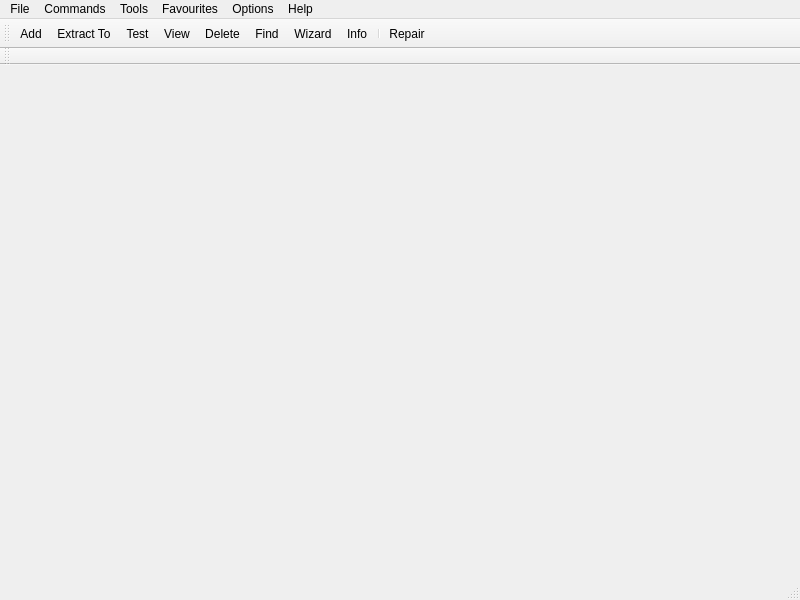
<?xml version="1.0" encoding="UTF-8"?>
<ui version="4.0">
 <class>MainWindow</class>
 <widget class="QMainWindow" name="MainWindow">
  <property name="geometry">
   <rect>
    <x>0</x>
    <y>0</y>
    <width>800</width>
    <height>600</height>
   </rect>
  </property>
  <property name="windowTitle">
   <string>NixRar</string>
  </property>
  <widget class="QWidget" name="centralwidget">
   <layout class="QVBoxLayout" name="verticalLayout">
    <item>
     <layout class="QVBoxLayout" name="fileExplorerContainer"/>
    </item>
   </layout>
  </widget>
  <widget class="QMenuBar" name="menubar">
   <property name="geometry">
    <rect>
     <x>0</x>
     <y>0</y>
     <width>800</width>
     <height>37</height>
    </rect>
   </property>
   <widget class="QMenu" name="menuFile">
    <property name="title">
     <string>File</string>
    </property>
    <addaction name="actionOpen"/>
    <addaction name="actionSave_Archive_Copy_As"/>
    <addaction name="actionChange_Drive"/>
    <addaction name="actionSet_Default_Password"/>
    <addaction name="separator"/>
    <addaction name="actionCopy_Files_to_Clipboard"/>
    <addaction name="actionPaste_Files_from_Clipboard"/>
    <addaction name="actionCopy_Full_Names_to_Clipboard"/>
    <addaction name="separator"/>
    <addaction name="actionSelect_All"/>
    <addaction name="actionSelect_Group"/>
    <addaction name="actionDeselect_Group"/>
    <addaction name="actionInvert_Selection"/>
    <addaction name="separator"/>
    <addaction name="actionExit"/>
   </widget>
   <widget class="QMenu" name="menuCommands">
    <property name="title">
     <string>Commands</string>
    </property>
    <addaction name="actionAdd_files_to_archive"/>
    <addaction name="actionExtract_to_Specified_Folder"/>
    <addaction name="separator"/>
    <addaction name="actionView_File"/>
    <addaction name="actionDelete_File"/>
    <addaction name="actionRename_File"/>
    <addaction name="actionPrint_File"/>
    <addaction name="separator"/>
    <addaction name="actionExtract_Without_Confirmation"/>
    <addaction name="actionProtect_Archive_from_Damage"/>
    <addaction name="actionLock_Archive"/>
   </widget>
   <widget class="QMenu" name="menuTools">
    <property name="title">
     <string>Tools</string>
    </property>
    <addaction name="actionWizard"/>
    <addaction name="separator"/>
    <addaction name="actionScan_Archive_for_Viruses"/>
    <addaction name="actionConvert_Archive_s"/>
    <addaction name="actionRepair_Archive"/>
    <addaction name="actionConvert_Archive_to_SFX"/>
    <addaction name="separator"/>
    <addaction name="actionFind_Files"/>
    <addaction name="actionShow_Information"/>
    <addaction name="actionGenerate_Report"/>
    <addaction name="actionBenchmark"/>
   </widget>
   <widget class="QMenu" name="menuFavourites">
    <property name="title">
     <string>Favourites</string>
    </property>
    <addaction name="actionAdd_to_Favourites"/>
    <addaction name="actionOrganize_Favourites"/>
   </widget>
   <widget class="QMenu" name="menuOptions">
    <property name="title">
     <string>Options</string>
    </property>
    <widget class="QMenu" name="menuFile_List">
     <property name="title">
      <string>File List</string>
     </property>
     <addaction name="actionFlat_Folders_View"/>
     <addaction name="separator"/>
     <addaction name="actionList_View"/>
     <addaction name="actionDetails"/>
    </widget>
    <widget class="QMenu" name="menuFolder_Tree">
     <property name="title">
      <string>Folder Tree</string>
     </property>
     <addaction name="actionShow_Disk_Folders"/>
     <addaction name="actionShow_Archive_Folders"/>
    </widget>
    <widget class="QMenu" name="menuThemes">
     <property name="title">
      <string>Themes</string>
     </property>
     <addaction name="actionOrganize_Themes"/>
     <addaction name="actionGet_More_Themes"/>
     <addaction name="separator"/>
     <addaction name="actionThemeDefault"/>
    </widget>
    <widget class="QMenu" name="menuName_Encoding">
     <property name="title">
      <string>Name Encoding</string>
     </property>
     <addaction name="actionSave_Current"/>
     <addaction name="actionEncodingHelp"/>
     <addaction name="separator"/>
     <addaction name="actionEncodingDefault"/>
    </widget>
    <addaction name="actionSettings"/>
    <addaction name="actionImport_and_Export"/>
    <addaction name="actionClear_History"/>
    <addaction name="separator"/>
    <addaction name="menuFile_List"/>
    <addaction name="menuFolder_Tree"/>
    <addaction name="menuThemes"/>
    <addaction name="menuName_Encoding"/>
    <addaction name="separator"/>
    <addaction name="actionView_Log"/>
    <addaction name="actionClear_Log"/>
   </widget>
   <widget class="QMenu" name="menuHelp">
    <property name="title">
     <string>Help</string>
    </property>
    <addaction name="actionHelp_Topics"/>
    <addaction name="actionNixRAR_GithubPage"/>
    <addaction name="actionAbout"/>
   </widget>
   <addaction name="menuFile"/>
   <addaction name="menuCommands"/>
   <addaction name="menuTools"/>
   <addaction name="menuFavourites"/>
   <addaction name="menuOptions"/>
   <addaction name="menuHelp"/>
  </widget>
  <widget class="QStatusBar" name="statusbar"/>
  <widget class="QToolBar" name="toolBar">
   <property name="windowTitle">
    <string>toolBar</string>
   </property>
   <property name="iconSize">
    <size>
     <width>48</width>
     <height>48</height>
    </size>
   </property>
   <property name="toolButtonStyle">
    <enum>Qt::ToolButtonStyle::ToolButtonTextUnderIcon</enum>
   </property>
   <attribute name="toolBarArea">
    <enum>TopToolBarArea</enum>
   </attribute>
   <attribute name="toolBarBreak">
    <bool>false</bool>
   </attribute>
   <addaction name="actionAddFile"/>
   <addaction name="actionExtractTo"/>
   <addaction name="actionTest"/>
   <addaction name="actionView"/>
   <addaction name="actionDelete"/>
   <addaction name="actionFind"/>
   <addaction name="actionWizard"/>
   <addaction name="actionInfo"/>
   <addaction name="separator"/>
   <addaction name="actionRepair"/>
  </widget>
  <widget class="QToolBar" name="navigationBar">
   <property name="windowTitle">
    <string>toolBar_2</string>
   </property>
   <attribute name="toolBarArea">
    <enum>TopToolBarArea</enum>
   </attribute>
   <attribute name="toolBarBreak">
    <bool>true</bool>
   </attribute>
  </widget>
  <action name="actionAddFile">
   <property name="icon">
    <iconset resource="NixRar.qrc">
     <normaloff>:/Icons/icons/rar-format.png</normaloff>:/Icons/icons/rar-format.png</iconset>
   </property>
   <property name="text">
    <string>Add</string>
   </property>
   <property name="toolTip">
    <string>Add File(s) to Archive</string>
   </property>
   <property name="shortcut">
    <string>Ctrl+A</string>
   </property>
   <property name="menuRole">
    <enum>QAction::MenuRole::NoRole</enum>
   </property>
  </action>
  <action name="actionExtractTo">
   <property name="icon">
    <iconset resource="NixRar.qrc">
     <normaloff>:/Icons/icons/folders.png</normaloff>:/Icons/icons/folders.png</iconset>
   </property>
   <property name="text">
    <string>Extract To</string>
   </property>
   <property name="toolTip">
    <string>Extract files to directory</string>
   </property>
   <property name="shortcut">
    <string>Ctrl+E</string>
   </property>
   <property name="menuRole">
    <enum>QAction::MenuRole::NoRole</enum>
   </property>
  </action>
  <action name="actionTest">
   <property name="icon">
    <iconset resource="NixRar.qrc">
     <normaloff>:/Icons/icons/checklist.png</normaloff>:/Icons/icons/checklist.png</iconset>
   </property>
   <property name="text">
    <string>Test</string>
   </property>
   <property name="toolTip">
    <string>Test Archive</string>
   </property>
   <property name="menuRole">
    <enum>QAction::MenuRole::NoRole</enum>
   </property>
  </action>
  <action name="actionView">
   <property name="icon">
    <iconset resource="NixRar.qrc">
     <normaloff>:/Icons/icons/open-book.png</normaloff>:/Icons/icons/open-book.png</iconset>
   </property>
   <property name="text">
    <string>View</string>
   </property>
   <property name="toolTip">
    <string>View archive info</string>
   </property>
   <property name="menuRole">
    <enum>QAction::MenuRole::NoRole</enum>
   </property>
  </action>
  <action name="actionDelete">
   <property name="icon">
    <iconset resource="NixRar.qrc">
     <normaloff>:/Icons/icons/bin.png</normaloff>:/Icons/icons/bin.png</iconset>
   </property>
   <property name="text">
    <string>Delete</string>
   </property>
   <property name="toolTip">
    <string>Delete item from archive</string>
   </property>
   <property name="menuRole">
    <enum>QAction::MenuRole::NoRole</enum>
   </property>
  </action>
  <action name="actionFind">
   <property name="icon">
    <iconset resource="NixRar.qrc">
     <normaloff>:/Icons/icons/loupe.png</normaloff>:/Icons/icons/loupe.png</iconset>
   </property>
   <property name="text">
    <string>Find</string>
   </property>
   <property name="toolTip">
    <string>Find item in archive</string>
   </property>
   <property name="menuRole">
    <enum>QAction::MenuRole::NoRole</enum>
   </property>
  </action>
  <action name="actionWizard">
   <property name="icon">
    <iconset resource="NixRar.qrc">
     <normaloff>:/Icons/icons/magic-wand.png</normaloff>:/Icons/icons/magic-wand.png</iconset>
   </property>
   <property name="text">
    <string>Wizard</string>
   </property>
   <property name="toolTip">
    <string>Start the archive wizard</string>
   </property>
   <property name="menuRole">
    <enum>QAction::MenuRole::NoRole</enum>
   </property>
  </action>
  <action name="actionInfo">
   <property name="icon">
    <iconset resource="NixRar.qrc">
     <normaloff>:/Icons/icons/info.png</normaloff>:/Icons/icons/info.png</iconset>
   </property>
   <property name="text">
    <string>Info</string>
   </property>
   <property name="toolTip">
    <string>Show archive information</string>
   </property>
   <property name="menuRole">
    <enum>QAction::MenuRole::NoRole</enum>
   </property>
  </action>
  <action name="actionRepair">
   <property name="icon">
    <iconset resource="NixRar.qrc">
     <normaloff>:/Icons/icons/band-aid.png</normaloff>:/Icons/icons/band-aid.png</iconset>
   </property>
   <property name="text">
    <string>Repair</string>
   </property>
   <property name="toolTip">
    <string>Repair archive</string>
   </property>
   <property name="menuRole">
    <enum>QAction::MenuRole::NoRole</enum>
   </property>
  </action>
  <action name="actionOpen">
   <property name="icon">
    <iconset resource="NixRar.qrc">
     <normaloff>:/Icons/icons/open.png</normaloff>:/Icons/icons/open.png</iconset>
   </property>
   <property name="text">
    <string>Open Archive</string>
   </property>
   <property name="shortcut">
    <string>Ctrl+O</string>
   </property>
  </action>
  <action name="actionExit">
   <property name="icon">
    <iconset resource="NixRar.qrc">
     <normaloff>:/Icons/icons/exit.png</normaloff>:/Icons/icons/exit.png</iconset>
   </property>
   <property name="text">
    <string>Exit</string>
   </property>
  </action>
  <action name="actionAbout">
   <property name="icon">
    <iconset resource="NixRar.qrc">
     <normaloff>:/Icons/icons/info.png</normaloff>:/Icons/icons/info.png</iconset>
   </property>
   <property name="text">
    <string>About</string>
   </property>
  </action>
  <action name="actionSave_Archive_Copy_As">
   <property name="text">
    <string>Save Archive Copy As</string>
   </property>
  </action>
  <action name="actionChange_Drive">
   <property name="text">
    <string>Change Drive</string>
   </property>
  </action>
  <action name="actionSet_Default_Password">
   <property name="text">
    <string>Set Default Password</string>
   </property>
  </action>
  <action name="actionCopy_Files_to_Clipboard">
   <property name="text">
    <string>Copy Files to Clipboard</string>
   </property>
  </action>
  <action name="actionPaste_Files_from_Clipboard">
   <property name="text">
    <string>Paste Files from Clipboard</string>
   </property>
  </action>
  <action name="actionCopy_Full_Names_to_Clipboard">
   <property name="text">
    <string>Copy Full Names to Clipboard</string>
   </property>
  </action>
  <action name="actionSelect_All">
   <property name="text">
    <string>Select All</string>
   </property>
  </action>
  <action name="actionSelect_Group">
   <property name="text">
    <string>Select Group</string>
   </property>
  </action>
  <action name="actionDeselect_Group">
   <property name="text">
    <string>Deselect Group</string>
   </property>
  </action>
  <action name="actionInvert_Selection">
   <property name="text">
    <string>Invert Selection</string>
   </property>
  </action>
  <action name="actionExtract_to_Specified_Folder">
   <property name="text">
    <string>Extract to Specified Folder</string>
   </property>
  </action>
  <action name="actionView_File">
   <property name="text">
    <string>View File</string>
   </property>
  </action>
  <action name="actionDelete_File">
   <property name="text">
    <string>Delete File</string>
   </property>
  </action>
  <action name="actionRename_File">
   <property name="text">
    <string>Rename File</string>
   </property>
  </action>
  <action name="actionPrint_File">
   <property name="text">
    <string>Print File</string>
   </property>
  </action>
  <action name="actionExtract_Without_Confirmation">
   <property name="text">
    <string>Extract Without Confirmation </string>
   </property>
  </action>
  <action name="actionProtect_Archive_from_Damage">
   <property name="text">
    <string>Protect Archive from Damage</string>
   </property>
  </action>
  <action name="actionLock_Archive">
   <property name="text">
    <string>Lock Archive</string>
   </property>
  </action>
  <action name="actionScan_Archive_for_Viruses">
   <property name="text">
    <string>Scan Archive for Viruses</string>
   </property>
  </action>
  <action name="actionConvert_Archive_s">
   <property name="text">
    <string>Convert Archive(s)</string>
   </property>
  </action>
  <action name="actionRepair_Archive">
   <property name="text">
    <string>Repair Archive</string>
   </property>
  </action>
  <action name="actionConvert_Archive_to_SFX">
   <property name="text">
    <string>Convert Archive to SFX</string>
   </property>
  </action>
  <action name="actionFind_Files">
   <property name="text">
    <string>Find Files</string>
   </property>
  </action>
  <action name="actionShow_Information">
   <property name="text">
    <string>Show Information</string>
   </property>
  </action>
  <action name="actionGenerate_Report">
   <property name="text">
    <string>Generate Report</string>
   </property>
  </action>
  <action name="actionBenchmark">
   <property name="text">
    <string>Benchmark</string>
   </property>
  </action>
  <action name="actionAdd_files_to_archive">
   <property name="text">
    <string>Add File(s) to Archive</string>
   </property>
  </action>
  <action name="actionAdd_to_Favourites">
   <property name="text">
    <string>Add to Favourites</string>
   </property>
  </action>
  <action name="actionOrganize_Favourites">
   <property name="text">
    <string>Organize Favourites</string>
   </property>
  </action>
  <action name="actionSettings">
   <property name="text">
    <string>Settings</string>
   </property>
  </action>
  <action name="actionImport_and_Export">
   <property name="text">
    <string>Import and Export</string>
   </property>
  </action>
  <action name="actionClear_History">
   <property name="text">
    <string>Clear History</string>
   </property>
  </action>
  <action name="actionFlat_Folders_View">
   <property name="text">
    <string>Flat Folders View</string>
   </property>
  </action>
  <action name="actionList_View">
   <property name="text">
    <string>List View</string>
   </property>
  </action>
  <action name="actionDetails">
   <property name="text">
    <string>Details</string>
   </property>
  </action>
  <action name="actionShow_Disk_Folders">
   <property name="text">
    <string>Show Disk Folders</string>
   </property>
  </action>
  <action name="actionShow_Archive_Folders">
   <property name="text">
    <string>Show Archive Folders</string>
   </property>
  </action>
  <action name="actionOrganize_Themes">
   <property name="text">
    <string>Organize Themes</string>
   </property>
  </action>
  <action name="actionGet_More_Themes">
   <property name="text">
    <string>Get More Themes</string>
   </property>
  </action>
  <action name="actionThemeDefault">
   <property name="text">
    <string>Default</string>
   </property>
  </action>
  <action name="actionSave_Current">
   <property name="text">
    <string>Save Current</string>
   </property>
  </action>
  <action name="actionEncodingHelp">
   <property name="text">
    <string>Help</string>
   </property>
  </action>
  <action name="actionEncodingDefault">
   <property name="text">
    <string>Default</string>
   </property>
  </action>
  <action name="actionView_Log">
   <property name="text">
    <string>View Log</string>
   </property>
  </action>
  <action name="actionClear_Log">
   <property name="text">
    <string>Clear Log</string>
   </property>
  </action>
  <action name="actionHelp_Topics">
   <property name="text">
    <string>Help Topics</string>
   </property>
  </action>
  <action name="actionNixRAR_GithubPage">
   <property name="text">
    <string>NixRAR GitHub Page</string>
   </property>
   <property name="toolTip">
    <string>NixRAR GitHub Page</string>
   </property>
  </action>
 </widget>
 <resources>
  <include location="NixRar.qrc"/>
 </resources>
 <connections/>
</ui>
